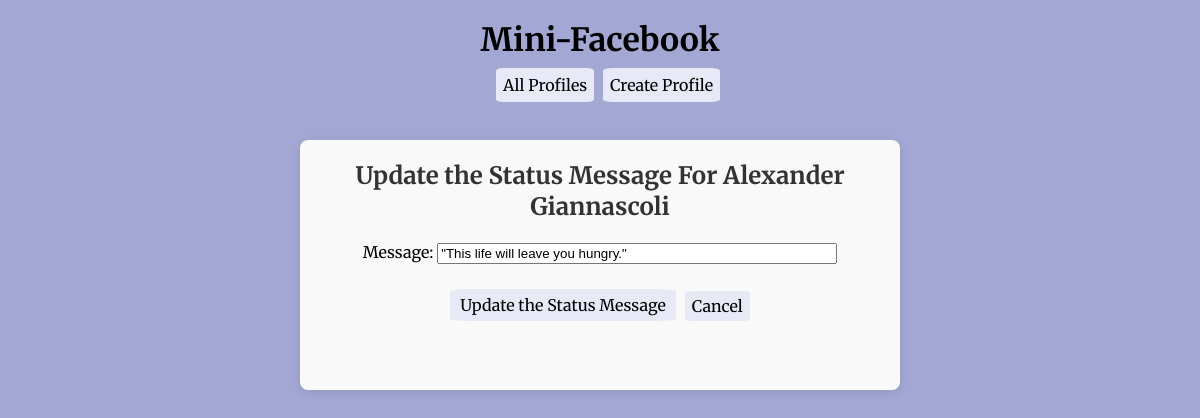
Screenshot of /mini_fb/status/15/update with the database file from the repository.
### mini_fb/models.py (models this page shows, shortened)
class Profile(models.Model):
    first_name = models.TextField(blank=False)
    last_name =  models.TextField(blank=False)
    city =  models.TextField(blank=False)
    email =  models.TextField(blank=False)
    image_url = models.TextField(blank=False)

class StatusMessage(models.Model):
    profile = models.ForeignKey("Profile", on_delete=models.CASCADE) ## foreign key specification
    timestamp =  models.DateTimeField(auto_now=True)
    message = models.TextField(blank=False)

### mini_fb/views.py (the view, shortened to what this page needs)
class UpdateStatusMessageView(UpdateView):
    model = StatusMessage
    form_class = UpdateStatusMessageForm
    template_name = "mini_fb/update_status_form.html"
    def get_context_data(self, **kwargs: Any) -> dict[str, Any]:
        context = super().get_context_data(**kwargs)
        status_message = StatusMessage.objects.get(pk=self.kwargs['pk'])
        context['profile'] = status_message.profile
        return context

### mini_fb/forms.py
class UpdateStatusMessageForm(forms.ModelForm):
    class Meta:
        model = StatusMessage
        fields = ['message']
        widgets = {
            'message': forms.TextInput(attrs={
                'class': 'large-text-field',
                'style': 'width: 400px;',
            }),
        }

### mini_fb/templates/mini_fb/update_status_form.html (shortened to what this page needs)
{% extends 'mini_fb/base.html' %}
{% block content %}
<div class="profile-status-container">
    <h2 class="form-title">Update the Status Message For {{ profile.first_name }} {{ profile.last_name }}</h2>
    <form method="POST" class="profile-form">
        <div class="form-body">
            {{ form.as_p }}
        </div>
        <div class="form-actions">
            <button type="submit" class="btn btn-primary">Update the Status Message</button> <br><br>
            <a href="{% url 'show_profile' profile.pk %}" class="nav-link-cancel">Cancel</a>
        </div>
    </form>
</div>
{% endblock %}

### static/mini_fb.css (style rules this page uses)
* { margin: 0; box-sizing: border-box; }
html, body { min-height: 100vh; display: flex; flex-direction: column; margin: 0; }
body { background: #a2a8d3; font-family: 'Merriweather', serif; flex: 1; }
h2 { margin: 0; }
a { text-decoration: none; background: #e7eaf6; }
.form-title { text-align: center; margin-bottom: 20px; font-size: 1.5rem; color: #333; }
.profile-form { display: flex; flex-direction: column; align-items: center; }
.form-body p { margin-bottom: 15px; width: 100%; text-align: center; }
.form-actions { display: flex; justify-content: center; width: 100%; }
.btn { display: inline-block; padding: 3px 10px; background: #e7eaf6; color: black; border: none; border-radius: 8%; cursor: pointer; text-align: center; font-size: 1rem; margin-top: 10px; font-family: 'Merriweather', serif; border-radius: 8%; }
.nav-link-cancel { display: inline-block; padding: 7px; border-radius: 8%; color: black; text-align: center; vertical-align: middle; line-height: 1; background-color: #e7eaf6; margin-left: 9px; margin-top: 12px; text-decoration: none; height: 30px; font-size: 16px; }
.profile-status-container { max-width: 600px; height: 250px; margin: 0 auto; margin-top: 30px; padding: 20px; background-color: #f9f9f9; border-radius: 8px; box-shadow: 0 2px 10px rgba(0, 0, 0, 0.1); }

### rows the page displays
Profile: first_name "Alexander", last_name "Giannascoli"
StatusMessage: message "\"This life will leave you hungry.\""
